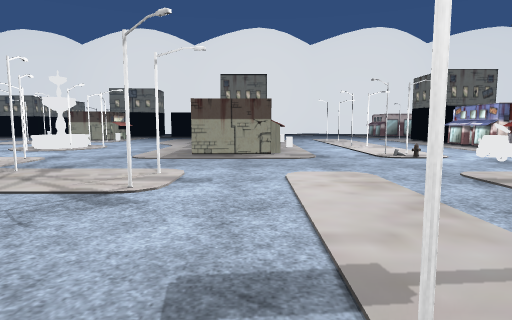
view 1 (above)

23 first-person views from a walk through a 3-D level made in the Unity game engine. The camera is 1.2 m above the floor, tilts 6° down and sees 75° across. The floor is counted in squares, 2 m on a side. Each view is taken from the middle of a square. On the plan, view 1 faces up. The plan holds only what a view shows up to about 10 squares ahead; the rest is blank. The place goes on beyond the plan. Some surface patterns are stand-ins.

view 2
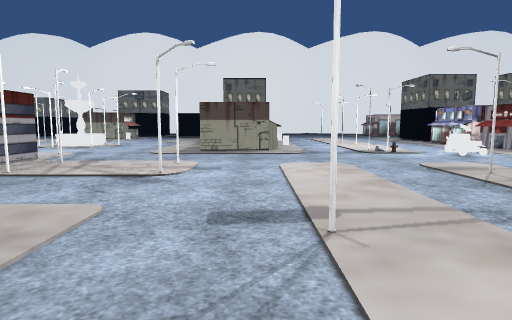

view 3
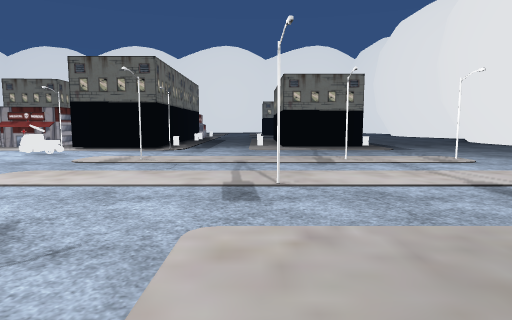

view 4
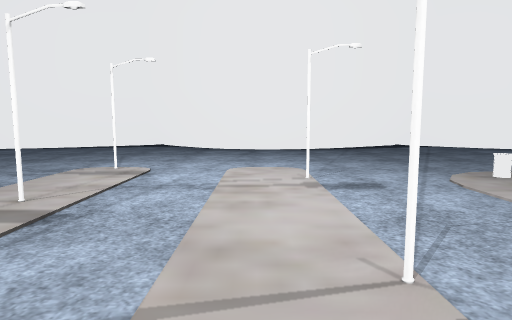

view 5
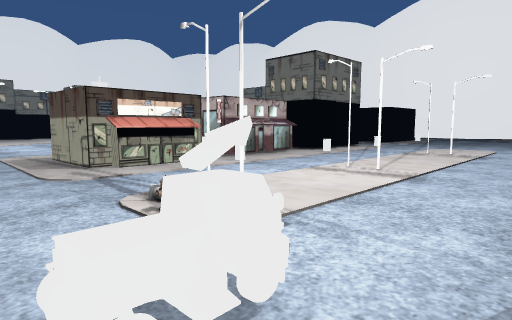

view 6
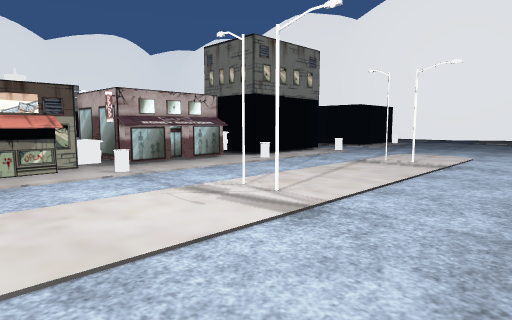

view 7
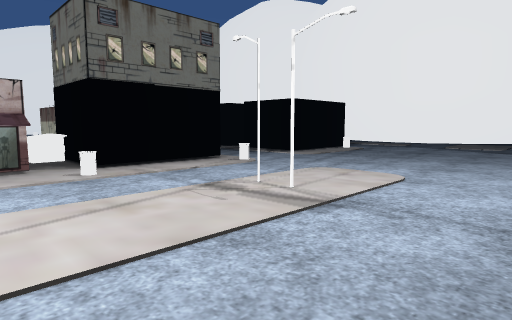

view 8
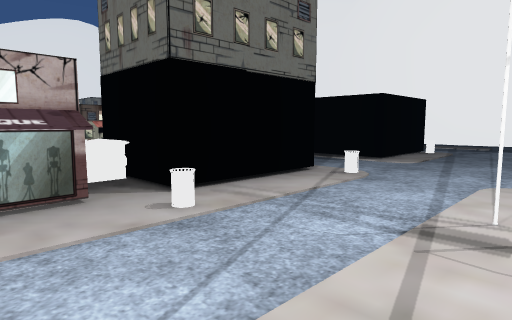

view 9
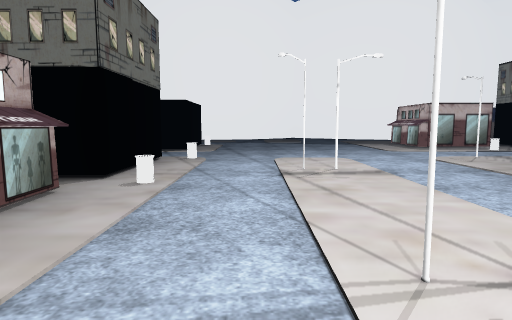

view 10
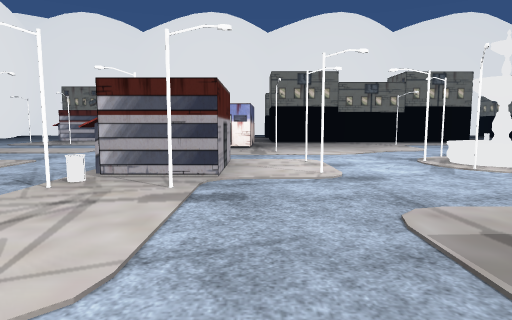

view 11
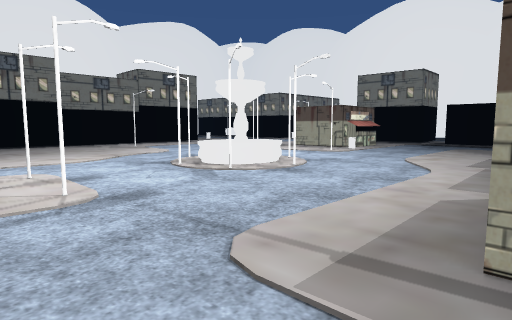

view 12
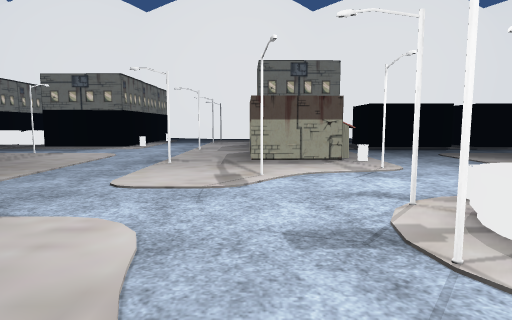

view 13
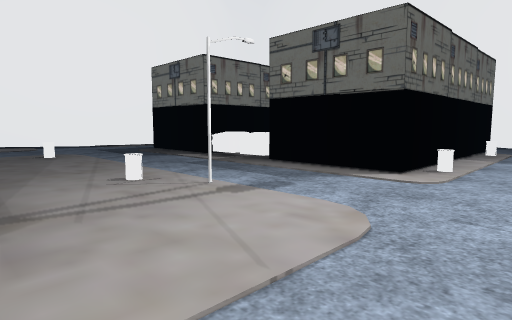

view 14
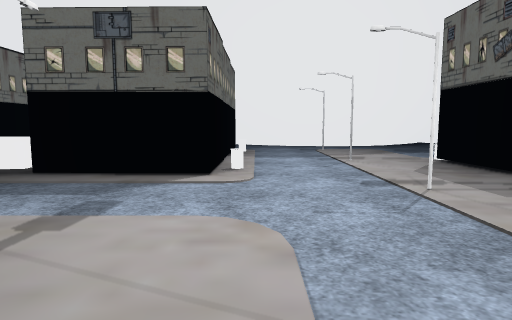

view 15
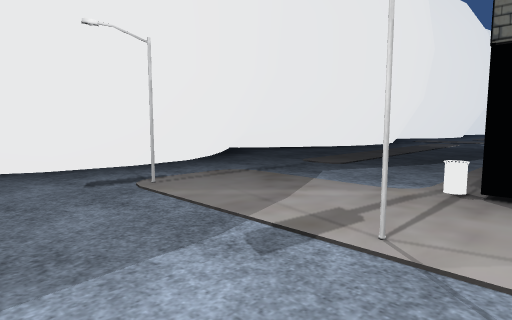

view 16
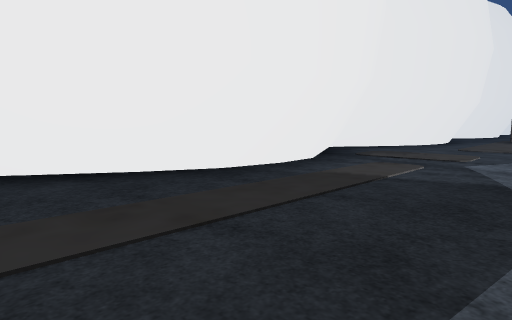

view 17
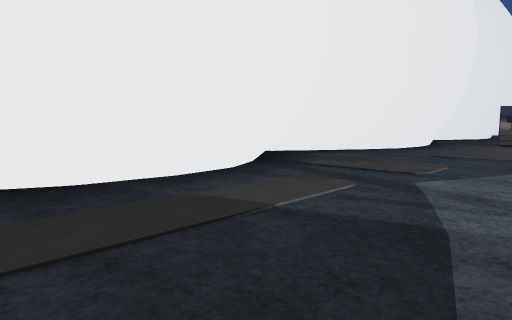

view 18
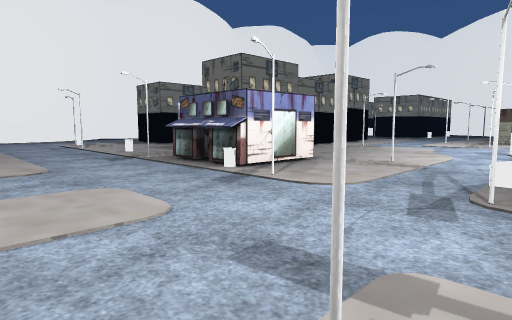

view 19
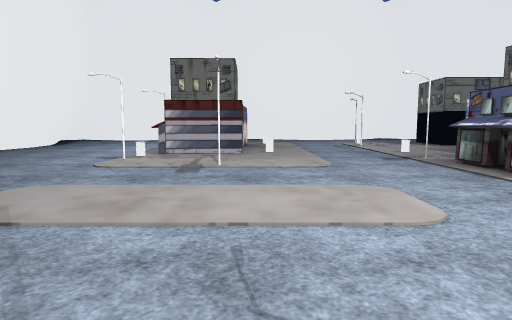

view 20
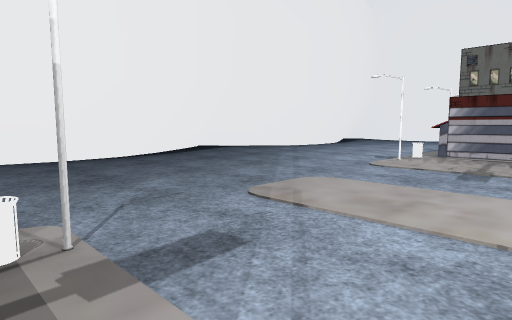

view 21
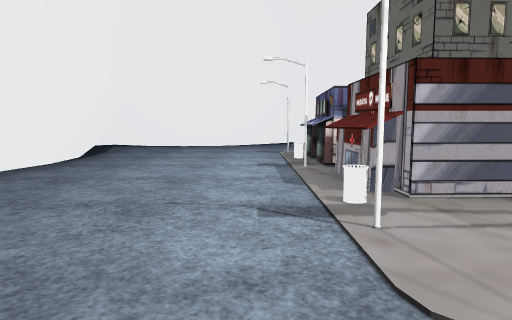

view 22
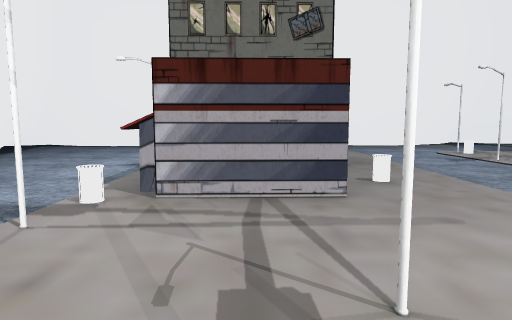

view 23
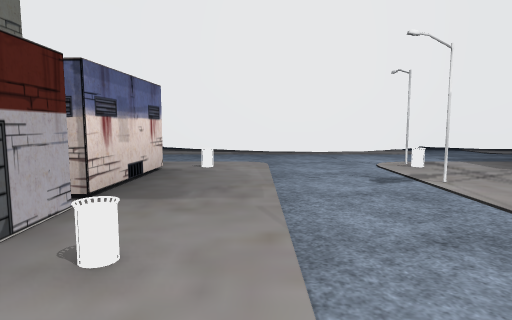

### Floor plan
Key: @ floor where view 1 was taken; # wall or solid block; x gap in a wall; . floor; ^ raised ledge; S streetlight; F fountain; U dumpster; O other object.
Columns run from 19 left of view 1 to 7 right of it. Each row starts with its distance up from view 1.
 23               ###     ###
 22         #######.#######.###
 21          .................#
 20         #..S...............
 19          ..................
 18     #    ..S...... #.....^
 17 ##  #.   ...      ##.....^#
 16 #.. #UU  ...   #####.......
 15 #..........S. .............
 14 #......S....##.... ......S.
 13 #...........##.... #......
 12          ..S..S...##..S..
 11          ...S.....U#.....
 10          .....S... #.....#
  9          O...SFS..U#..S..#
  8         #....SSS.. #.....#
  7 #       #.........##..S..##
  6 #.. #    .....SS.......OOx
  5 #......  ##.S............
  4 #........##...##S.S......##
  3 ##.S.S..S^^S..S#S.S...S..O.
  2 ##.........................
  1 #.............S ...S.......
  0 #..............  ..@.....
 -1 #...####.S.....  .....S..#
 -2 #..S#S#^S.....S  ..S......#
 -3 #.............. ......S....
 -4 ##............. ...........
 -5  #.........................
 -6  #.####....###.....##......
 -7  ###  ###### ##########.###
 -8                       ###

Where each view was taken, in squares from view 1:
view 1: 0 up, 0 right, facing up
view 2: 1 down, 0 right, facing up
view 3: 1 up, 3 left, facing right
view 4: 2 up, 1 right, facing down
view 5: 5 up, 5 right, facing up-left
view 6: 7 up, 5 right, facing up-left
view 7: 10 up, 5 right, facing up-left
view 8: 10 up, 3 right, facing up-left
view 9: 8 up, 2 right, facing up
view 10: 5 up, 0 right, facing left
view 11: 5 up, 1 left, facing up-left
view 12: 7 up, 7 left, facing up
view 13: 12 up, 9 left, facing up-left
view 14: 12 up, 10 left, facing up
view 15: 17 up, 10 left, facing up-right
view 16: 18 up, 4 left, facing up-right
view 17: 18 up, 2 left, facing up-right
view 18: 0 up, 5 left, facing up-left
view 19: 0 up, 5 left, facing left
view 20: 0 up, 5 left, facing down-left
view 21: 3 down, 9 left, facing left
view 22: 1 down, 9 left, facing left
view 23: 1 up, 11 left, facing left
